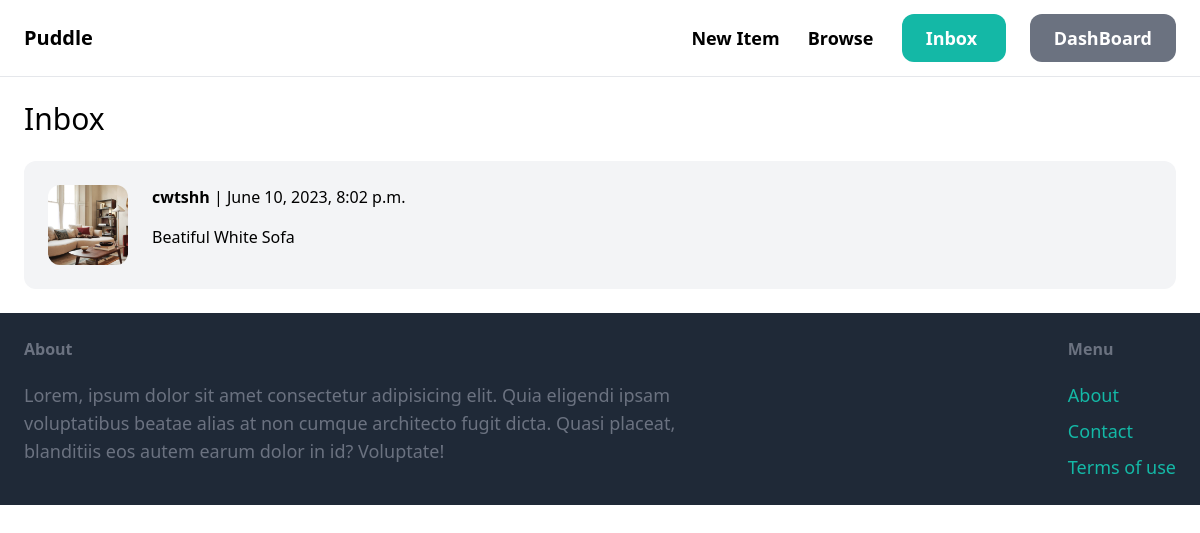
Screenshot of /inbox/ (signed in) with the database file from the repository.
### conversation/models.py (models this page shows)
class Conversation(models.Model):
    item = models.ForeignKey(Item, related_name='conversations', on_delete=models.CASCADE)
    members = models.ManyToManyField(User, related_name='conversations')
    created_at = models.DateTimeField(auto_now_add=True)
    modified_at = models.DateTimeField(auto_now=True)
    class Meta:
        ordering = ['-modified_at',]

### item/models.py (models this page shows, shortened)
class Item(models.Model):
    category = models.ForeignKey(Category, related_name='items', on_delete=models.CASCADE)
    name = models.CharField(max_length=255)
    description = models.TextField(blank=True, null=True)
    price = models.FloatField()
    image = models.ImageField(upload_to='item_images', blank=True, null=True)
    is_sold = models.BooleanField(default=False)
    created_by = models.ForeignKey(User, related_name='items', on_delete=models.CASCADE)
    created_at = models.DateTimeField(auto_now_add=True)

### conversation/views.py (the view)
# urls.py: path('inbox/', include('conversation.urls')),
@login_required
def inbox(request):
    conversations = Conversation.objects.filter(members__in=[request.user.id])
    return render(request, 'conversation/inbox.html', {
        'conversations': conversations,
    })

### conversation/templates/conversation/inbox.html (shortened to what this page needs)
{% extends 'core/base.html' %}
{% block content %}
    <h1 class="mb-6 text-3xl">Inbox</h1>
    <div class="space-y-6">
        {% for conversation in conversations %}
            <a href="{% url 'conversation:detail' conversation.id %}">
                <div class="p-6 flex bg-gray-100 rounded-xl">
                    <div class="pr-6">
                        <img src="{{ conversation.item.image.url }}" class="w-20 rounded-xl" />
                    </div>
                    <div>
                        {% for member in conversation.members.all %}
                            {% if member != request.user %}
                                <p class="mb-4"><strong>{{ member.username }}</strong> | {{ conversation.modified_at }}</p>
                                <p>{{ conversation.item.name}}</p>
                            {% endif %}
                        {% endfor %}
                    </div>
                </div>
            </a>
        {% endfor %}
    </div>
{% endblock %}

### rows the page displays
Conversation: item.image (picture), modified_at "June 10, 2023, 8:02 p.m.", item.name "Beatiful White Sofa"

### other values shown
{{ member.username }} "cwtshh"
